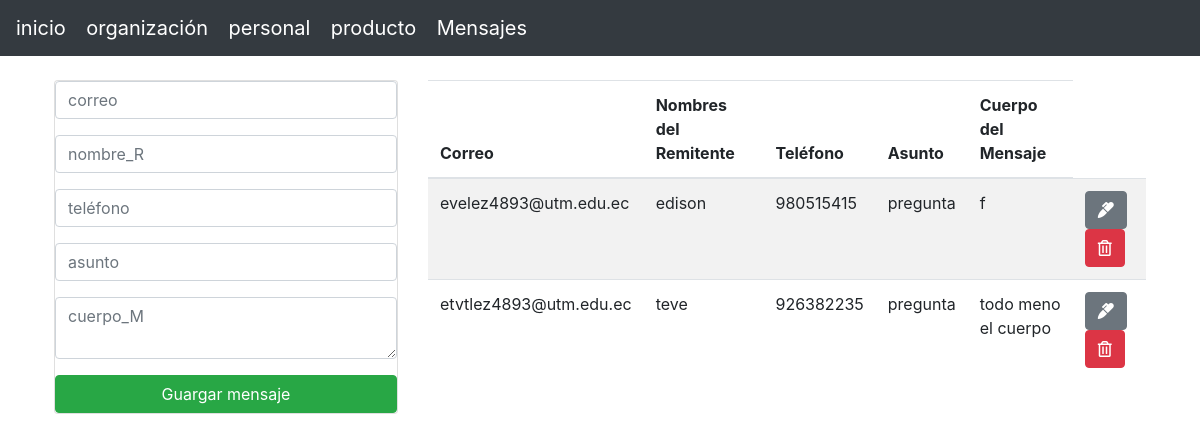
Page /mensaje.php on the committed database.
### tables this page shows
CREATE TABLE `mensajes` (
  `id` int(255) NOT NULL,
  `correo` varchar(255) NOT NULL,
  `nombre_R` varchar(255) NOT NULL,
  `teléfono` int(10) NOT NULL,
  `asunto` varchar(25) NOT NULL,
  `cuerpo_M` varchar(255) NOT NULL
);

### mensaje.php (the view, shortened to what this page needs)
<?php include("db.php") ?>
<?php include("includes/encabesado.php") ?>
<div class="container p-4">
    <div class="row">
        <div class="col-md-4">
            <div class="card card-bady">
                <form action="mensajes/guardar.php" method="POST">
                    <div class="form-group">
                        <input type="text" name="correo" class="form-control" placeholder="correo" autofocus>
                    </div>
                    <div class="form-group">
                        <input type="text" name="nombre_R" class="form-control" placeholder="nombre_R" autofocus>
                    </div>
                    <div class="form-group">
                        <input type="text" name="teléfono" class="form-control" placeholder="teléfono" autofocus>
                    </div>
                    <div class="form-group">
                        <input type="text" name="asunto" class="form-control" placeholder="asunto" autofocus>
                    </div>
                    <div class="form-group">
                        <textarea name="cuerpo_M" rows="2" class="form-control" placeholder="cuerpo_M"></textarea>
                    </div>
                    <input type="submit" class="btn btn-success btn-block" name="Guardar" value="Guargar mensaje">
                </form>
            </div>
        </div>
        <div class="col-md-8">
            <table class="table table-striped">
                <thead>
                    <tr>
                        <th>Correo</th>
                        <th>Nombres del Remitente</th>
                        <th>Teléfono</th>
                        <th>Asunto</th>
                        <th>Cuerpo del Mensaje</th>
                    </tr>
                </thead>
                <tbody>
                    <?php
                    $query = "SELECT * FROM mensajes";
                    $result_mensajes = mysqli_query($conn, $query);
                    while ($row = mysqli_fetch_assoc($result_mensajes)) { ?>
                        <tr>
                            <td><?php echo $row['correo'] ?></td>
                            <td><?php echo $row['nombre_R'] ?></td>
                            <td><?php echo $row['teléfono'] ?></td>
                            <td><?php echo $row['asunto'] ?></td>
                            <td><?php echo $row['cuerpo_M'] ?></td>
                            <td>
                                <a href="mensajes/editar.php?id=<?php echo $row['id'] ?>" class="btn btn-secondary">
                                    <i class="fas fa-marker"></i>
                                </a>
                                <a href="mensajes/eliminar.php?id=<?php echo $row['id'] ?>" class="btn btn-danger">
                                    <i class="far fa-trash-alt"></i>
                                </a>
                            </td>
                        </tr>
                    <?php }  ?>
                </tbody>
            </table>
        </div>
    </div>
</div>
<?php include("includes/pie.php"); ?>

### rows in the picture
mensajes: correo "evelez4893@utm.edu.ec", nombre_R "edison", teléfono "980515415", asunto "pregunta", cuerpo_M "f"
mensajes: correo "etvtlez4893@utm.edu.ec", nombre_R "teve", teléfono "926382235", asunto "pregunta", cuerpo_M "todo meno el cuerpo"
